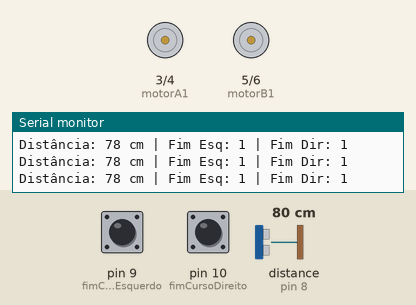
Simulated run of this program. Board: Arduino Nano, built with avr-gcc and run on an emulated ATmega328P. Shown: motor-driver pin pairs drawn as motors (green arrow = first pin HIGH = forward, orange = second pin HIGH = backward, longer = more drive), the last lines printed to the serial monitor. Wiring (inferred from the names in the program): ultrasonic range finder: trigger pin 7; echo pin 8. The test bench sets the inputs (shaded band); at power-on: distance to the obstacle (sensor on pin 8) 80 cm, pin 9 (fimCursoEsquerdo) HIGH, pin 10 (fimCursoDireito) HIGH. The echo pulse lasts 58.3 µs per cm.

Above: at 1.2 s.
1.3 s: distance to the obstacle (sensor on pin 8) set to 9 cm
4.3 s: pin 9 (fimCursoEsquerdo) pulled LOW for 0.15 s
At 4.42 s:
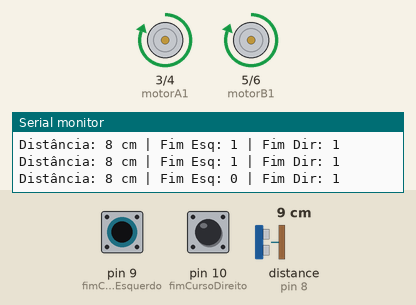
6.0 s: pin 9 (fimCursoEsquerdo) pulled LOW for 3.2 s
At 10.4 s:
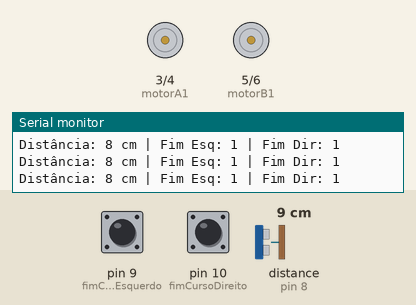
10.7 s: distance to the obstacle (sensor on pin 8) set to 2 cm
Timing chart, 0 to 13.7 s (numbered marks = the images above; inputs shaded):
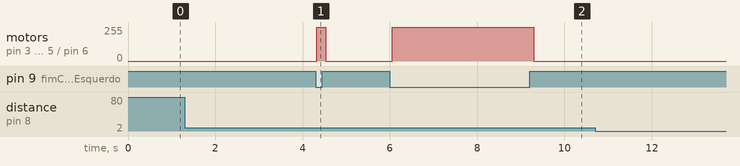

Measured:
- after the input at 4.3 s, motor on pin 3 (motorA1) / pin 4 (motorA2), motor on pin 5 (motorB1) / pin 6 (motorB2): stopped → forward 255/255 at once, → stopped 0.20 s later
- after the input at 6.0 s, motor on pin 3 (motorA1) / pin 4 (motorA2), motor on pin 5 (motorB1) / pin 6 (motorB2): stopped → forward 255/255 after 0.05 s, → stopped 3.3 s later

The program:

main.cpp
```cpp
#include <Arduino.h>
//Motores
const int motorA1 = 3; // B-1A
const int motorA2 = 4; // B-2A
const int motorB1 = 5; // A-1A
const int motorB2 = 6; // A-2A

//Sensor ultrassónico
const int trigPin = 7;
const int echoPin = 8;

//Fins de curso
const int fimCursoEsquerdo = 9;
const int fimCursoDireito  = 10;

void setup() {
  pinMode(motorA1, OUTPUT);
  pinMode(motorA2, OUTPUT);
  pinMode(motorB1, OUTPUT);
  pinMode(motorB2, OUTPUT);

  pinMode(trigPin, OUTPUT);
  pinMode(echoPin, INPUT);

  pinMode(fimCursoEsquerdo, INPUT_PULLUP);
  pinMode(fimCursoDireito, INPUT_PULLUP);

  Serial.begin(9600);
}

void loop() {
  long duration;
  int distance;

  digitalWrite(trigPin, LOW);
  delayMicroseconds(2);
  digitalWrite(trigPin, HIGH);
  delayMicroseconds(10);
  digitalWrite(trigPin, LOW);

  duration = pulseIn(echoPin, HIGH);
  distance = duration * 0.034 / 2;

  bool fimEsq = digitalRead(fimCursoEsquerdo) == HIGH;
  bool fimDir = digitalRead(fimCursoDireito) == HIGH;

  Serial.print("Distância: ");
  Serial.print(distance);
  Serial.print(" cm | Fim Esq: ");
  Serial.print(fimEsq);
  Serial.print(" | Fim Dir: ");
  Serial.println(fimDir);

  //Motores rodam para a esquerda
  if (distance <= 25 && !fimEsq) {
    digitalWrite(motorA1, HIGH);
    digitalWrite(motorA2, LOW);
    digitalWrite(motorB1, HIGH);
    digitalWrite(motorB2, LOW);
  }
  //Motores rodam para a direita
  else if (distance > 25 && distance <= 50 && !fimDir) {
    digitalWrite(motorA1, LOW);
    digitalWrite(motorA2, HIGH);
    digitalWrite(motorB1, LOW);
    digitalWrite(motorB2, HIGH);
  }
  //Motores parados
  else {
    digitalWrite(motorA1, LOW);
    digitalWrite(motorA2, LOW);
    digitalWrite(motorB1, LOW);
    digitalWrite(motorB2, LOW);
  }

  delay(100);
}
```
